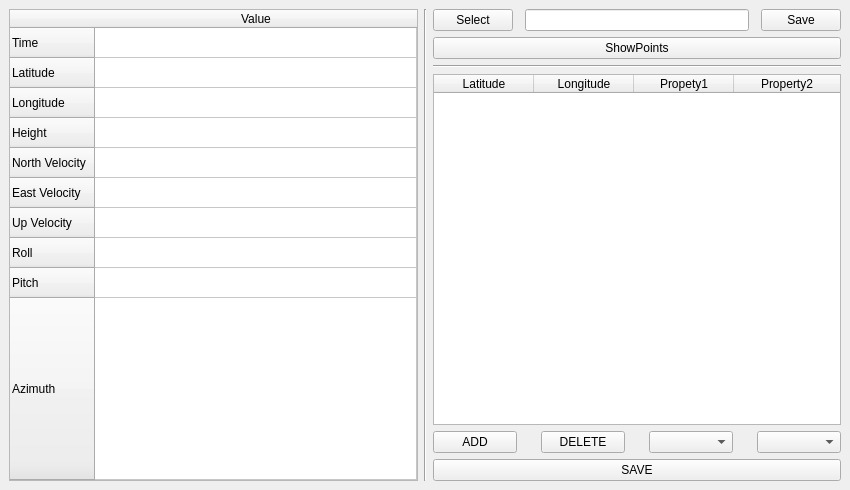
<?xml version="1.0" encoding="UTF-8"?>
<ui version="4.0">
 <class>MainWindow</class>
 <widget class="QMainWindow" name="MainWindow">
  <property name="geometry">
   <rect>
    <x>0</x>
    <y>0</y>
    <width>850</width>
    <height>490</height>
   </rect>
  </property>
  <property name="minimumSize">
   <size>
    <width>400</width>
    <height>490</height>
   </size>
  </property>
  <property name="windowTitle">
   <string>PositionOutput</string>
  </property>
  <property name="styleSheet">
   <string notr="true"/>
  </property>
  <widget class="QWidget" name="centralwidget">
   <layout class="QGridLayout" name="gridLayout_2">
    <item row="0" column="0">
     <layout class="QGridLayout" name="gridLayout" rowstretch="1,0" columnstretch="1,0,1">
      <item row="0" column="0">
       <widget class="QTableWidget" name="tableWPosition">
        <property name="styleSheet">
         <string notr="true"/>
        </property>
        <property name="verticalScrollBarPolicy">
         <enum>Qt::ScrollBarAlwaysOff</enum>
        </property>
        <property name="gridStyle">
         <enum>Qt::SolidLine</enum>
        </property>
        <property name="wordWrap">
         <bool>false</bool>
        </property>
        <property name="cornerButtonEnabled">
         <bool>false</bool>
        </property>
        <property name="rowCount">
         <number>10</number>
        </property>
        <property name="columnCount">
         <number>1</number>
        </property>
        <attribute name="horizontalHeaderVisible">
         <bool>true</bool>
        </attribute>
        <attribute name="horizontalHeaderStretchLastSection">
         <bool>true</bool>
        </attribute>
        <attribute name="verticalHeaderStretchLastSection">
         <bool>true</bool>
        </attribute>
        <row>
         <property name="text">
          <string>Time</string>
         </property>
        </row>
        <row>
         <property name="text">
          <string>Latitude</string>
         </property>
        </row>
        <row>
         <property name="text">
          <string>Longitude</string>
         </property>
        </row>
        <row>
         <property name="text">
          <string>Height</string>
         </property>
        </row>
        <row>
         <property name="text">
          <string>North Velocity</string>
         </property>
        </row>
        <row>
         <property name="text">
          <string>East Velocity</string>
         </property>
        </row>
        <row>
         <property name="text">
          <string>Up Velocity</string>
         </property>
        </row>
        <row>
         <property name="text">
          <string>Roll</string>
         </property>
        </row>
        <row>
         <property name="text">
          <string>Pitch</string>
         </property>
        </row>
        <row>
         <property name="text">
          <string>Azimuth</string>
         </property>
        </row>
        <column>
         <property name="text">
          <string>Value</string>
         </property>
        </column>
       </widget>
      </item>
      <item row="0" column="2">
       <layout class="QVBoxLayout" name="verticalLayout_3" stretch="0,0,1">
        <item>
         <layout class="QVBoxLayout" name="verticalLayout">
          <item>
           <layout class="QHBoxLayout" name="horizontalLayout_2" stretch="0,1,0">
            <property name="spacing">
             <number>12</number>
            </property>
            <item>
             <widget class="QPushButton" name="btnSelectFile">
              <property name="sizePolicy">
               <sizepolicy hsizetype="Minimum" vsizetype="Expanding">
                <horstretch>0</horstretch>
                <verstretch>0</verstretch>
               </sizepolicy>
              </property>
              <property name="text">
               <string>Select</string>
              </property>
             </widget>
            </item>
            <item>
             <widget class="QLineEdit" name="lineSavePath">
              <property name="sizePolicy">
               <sizepolicy hsizetype="Expanding" vsizetype="Expanding">
                <horstretch>0</horstretch>
                <verstretch>0</verstretch>
               </sizepolicy>
              </property>
             </widget>
            </item>
            <item>
             <widget class="QPushButton" name="btnSavePath">
              <property name="sizePolicy">
               <sizepolicy hsizetype="Minimum" vsizetype="Expanding">
                <horstretch>0</horstretch>
                <verstretch>0</verstretch>
               </sizepolicy>
              </property>
              <property name="text">
               <string>Save</string>
              </property>
             </widget>
            </item>
           </layout>
          </item>
          <item>
           <widget class="QPushButton" name="btnShow">
            <property name="text">
             <string>ShowPoints</string>
            </property>
           </widget>
          </item>
         </layout>
        </item>
        <item>
         <widget class="Line" name="line_2">
          <property name="orientation">
           <enum>Qt::Horizontal</enum>
          </property>
         </widget>
        </item>
        <item>
         <layout class="QVBoxLayout" name="verticalLayout_2" stretch="1,0,0">
          <item>
           <widget class="QTableWidget" name="tableWPoint">
            <property name="horizontalScrollBarPolicy">
             <enum>Qt::ScrollBarAsNeeded</enum>
            </property>
            <attribute name="horizontalHeaderStretchLastSection">
             <bool>true</bool>
            </attribute>
            <attribute name="verticalHeaderVisible">
             <bool>false</bool>
            </attribute>
            <column>
             <property name="text">
              <string>Latitude</string>
             </property>
            </column>
            <column>
             <property name="text">
              <string>Longitude</string>
             </property>
            </column>
            <column>
             <property name="text">
              <string>Propety1</string>
             </property>
            </column>
            <column>
             <property name="text">
              <string>Property2</string>
             </property>
            </column>
           </widget>
          </item>
          <item>
           <layout class="QHBoxLayout" name="horizontalLayout">
            <property name="spacing">
             <number>24</number>
            </property>
            <item>
             <widget class="QPushButton" name="btnAddPoint">
              <property name="sizePolicy">
               <sizepolicy hsizetype="Minimum" vsizetype="Expanding">
                <horstretch>0</horstretch>
                <verstretch>0</verstretch>
               </sizepolicy>
              </property>
              <property name="text">
               <string>ADD</string>
              </property>
             </widget>
            </item>
            <item>
             <widget class="QPushButton" name="btnDeletePoint">
              <property name="sizePolicy">
               <sizepolicy hsizetype="Minimum" vsizetype="Expanding">
                <horstretch>0</horstretch>
                <verstretch>0</verstretch>
               </sizepolicy>
              </property>
              <property name="text">
               <string>DELETE</string>
              </property>
             </widget>
            </item>
            <item>
             <widget class="QComboBox" name="cbProperty1">
              <property name="sizePolicy">
               <sizepolicy hsizetype="Preferred" vsizetype="Expanding">
                <horstretch>0</horstretch>
                <verstretch>0</verstretch>
               </sizepolicy>
              </property>
             </widget>
            </item>
            <item>
             <widget class="QComboBox" name="cbProperty2">
              <property name="sizePolicy">
               <sizepolicy hsizetype="Preferred" vsizetype="Expanding">
                <horstretch>0</horstretch>
                <verstretch>0</verstretch>
               </sizepolicy>
              </property>
             </widget>
            </item>
           </layout>
          </item>
          <item>
           <widget class="QPushButton" name="btnSavePoint">
            <property name="text">
             <string>SAVE</string>
            </property>
           </widget>
          </item>
         </layout>
        </item>
       </layout>
      </item>
      <item row="0" column="1">
       <widget class="Line" name="line">
        <property name="minimumSize">
         <size>
          <width>0</width>
          <height>0</height>
         </size>
        </property>
        <property name="lineWidth">
         <number>1</number>
        </property>
        <property name="midLineWidth">
         <number>0</number>
        </property>
        <property name="orientation">
         <enum>Qt::Vertical</enum>
        </property>
       </widget>
      </item>
     </layout>
    </item>
   </layout>
  </widget>
 </widget>
 <resources/>
 <connections/>
</ui>
